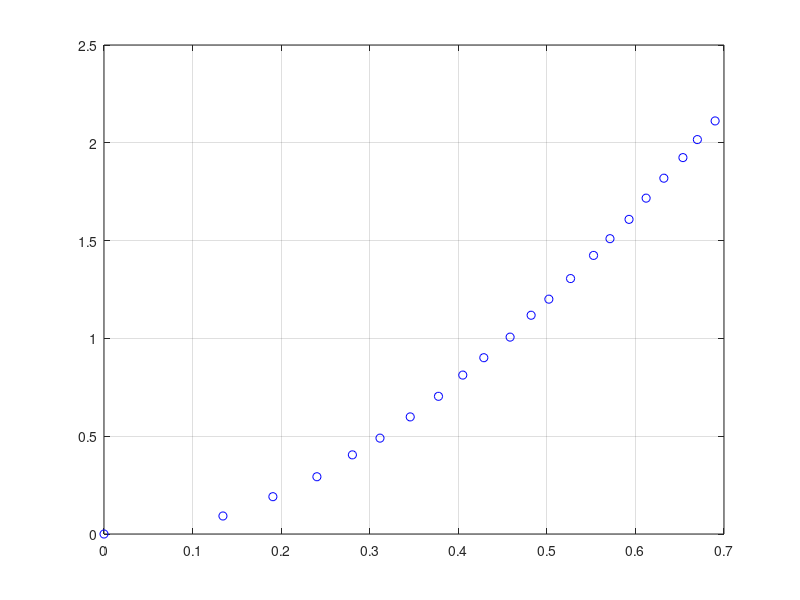

This chart was generated by the following MATLAB code: (Note: this script raises an error after producing the figure.)
% mec_tt_ball.m

tb = [0 1.81 2.57 3.24 3.78 4.2 4.66 5.09 5.46 5.78 6.18 6.5 6.77 7.1 7.45 7.7 7.99 8.25 8.52 8.81 9.03 9.30];

yb = [0 .28 .58 .89 1.23 1.49 1.82 2.14 2.47 2.74 3.06 3.4 3.65 3.97 4.33 4.59 4.89 5.22 5.53 5.85 6.13 6.42];

tb = tb .* (0.71/9.57);
yb = yb .* (2.5/7.6);


figure(10)
fs = 9;
col ='bo';
set(gcf,'units','normalized','position',[0.6 0.2 0.18 0.22]);
tx = 'time  t   [s]';
ty = 'displacement  x  [m]';
xP = tb;
yP = yb;

plot(xP,yP,col);
grid on

hold on

xP = t;
yP = x;

plot(xP,yP,'r');

xlabel(tx); ylabel(ty);
